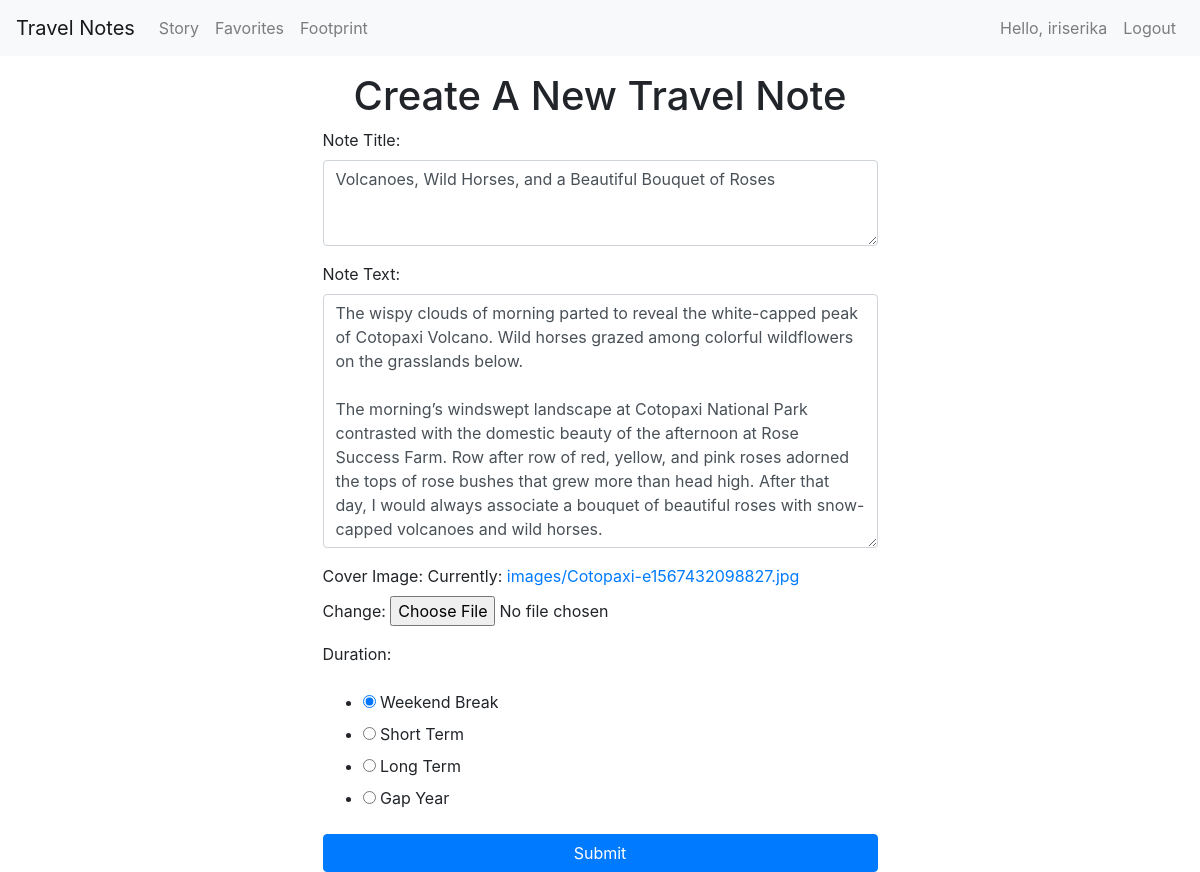
The page /notes/edit/1/ (signed in) on the database its author committed.
### notes/models.py (models this page shows, shortened)
class Note(models.Model):
	author = models.ForeignKey(settings.AUTH_USER_MODEL, on_delete = models.CASCADE)
	title = models.CharField(max_length = 200)
	text = models.TextField()
	created_date = models.DateTimeField(default = timezone.now)
	cover = models.ImageField(upload_to = 'images/', default = '/images/default.jpeg')
	tag = models.CharField(max_length = 20, default='Weekend Break')

### notes/views.py (the view)
# urls.py: path('edit/<int:pk>/', views.post_edit, name='post_edit'),
def post_edit(request, pk):
    post = get_object_or_404(Note, pk=pk)
    if request.user == post.author:
        if request.method == "POST":
            form = PostForm(request.POST, request.FILES, instance=post)
            if form.is_valid():
                post = form.save(commit=False)
                post.author = request.user
                post.save()
                return redirect('post_detail', pk=post.pk)
        else:
            form = PostForm(instance=post)
    else:
        return redirect('post_detail', pk=post.pk)
    return render(request, 'note/post_edit.html', {'form': form})

### notes/forms.py
class PostForm(forms.ModelForm):
	title = forms.CharField(
		label = "Note Title",
		widget = forms.Textarea(
			attrs = {
			"placeholder": "Enter title",
			"class": "form-control",
			"rows": 3,
		}))
	text = forms.CharField(
		label = "Note Text",
		widget = forms.Textarea(
			attrs = {
			"placeholder": "Enter text",
			"class": "form-control",
			"rows": 10,
		}))
	cover = forms.ImageField(
		label = "Cover Image"
		)
	tagChoices = [
		('Weekend', 'Weekend Break'),
		('Short', 'Short Term'),
		('Long', 'Long Term'),
		('Gap', 'Gap Year'),
		]
	tag = forms.CharField(
		label = "Duration",
		widget = forms.RadioSelect(
			choices=tagChoices,
		))
	class Meta:
		model = Note
		fields = ['title', 'text', 'cover', 'tag']

### templates/note/post_edit.html (shortened to what this page needs)
{% extends 'base.html' %}
{% block content %}
<h1 class="Display-3 text-center">Create A New Travel Note</h1>
<div class="mx-auto" style="width: 50%">
	<form method="POST" class="post-form" enctype="multipart/form-data">
	    {{ form.as_p }}
	    <button type="submit" class="btn btn-primary btn-block">Submit</button>
	</form>
</div>
{% endblock %}

### templates/navbar.html
<nav class="navbar navbar-expand-lg navbar-light bg-light mb-3">
    <a class="navbar-brand" href="/home">Travel Notes</a>
    <div class="navbar-nav">
        <a class="nav-item nav-link" href="/notes">Story</a>
        <a class="nav-item nav-link" href="/favorites">Favorites</a>
        <a class="nav-item nav-link" href="/footprint">Footprint</a>
    </div>
    <div class="navbar-nav ml-auto">
        {% if user.is_authenticated %}
            <a class="nav-item nav-link" href="#">Hello, {{ user.username }}</a>
            <a class="nav-item nav-link" href="/accounts/logout">Logout</a>
        {% else %}
            <a class="nav-item nav-link" href="/accounts/login">Login</a>
            <a class="nav-item nav-link" href="/home/signup">Sign Up</a>
        {% endif %}
    </div>
</nav>

### rows shown on the page
Note: title "Volcanoes, Wild Horses, and a Beautiful Bouquet of Roses", text "The wispy clouds of morning parted to reveal the white-capped peak of Cotopaxi Volcano. Wild horses grazed among colorful wildflowers on the grasslands below. The morning’s windswept landscape at Cotopaxi National Park contrasted with the domestic beauty of the afternoon at Rose Success Farm. Row after row of red, yellow, and pink roses adorned the tops of rose bushes that grew more than head high. After that day, I would always associate a bouquet of beautiful roses with snow-capped volcanoes and wild horses.", tag "☑ Duration: ☐ Short Term ☐ Long Term ☐ Gap Year"

### other values the page prints
{{ user.username }} "iriserika"
